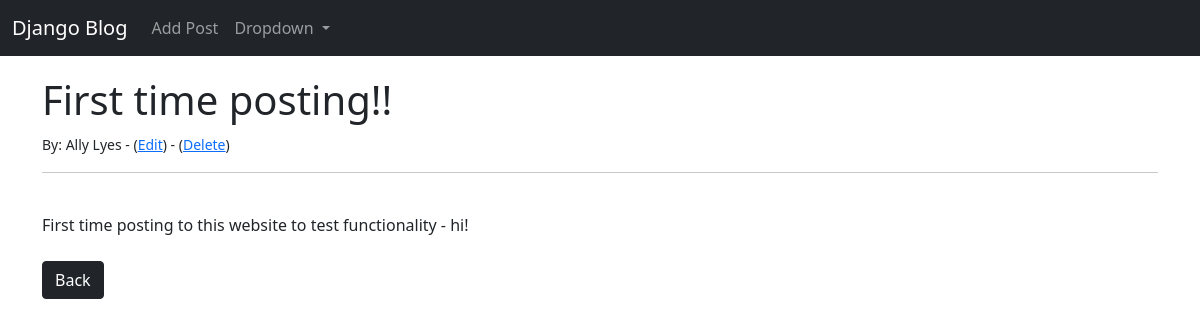
Before: /post/1 with the older database file.
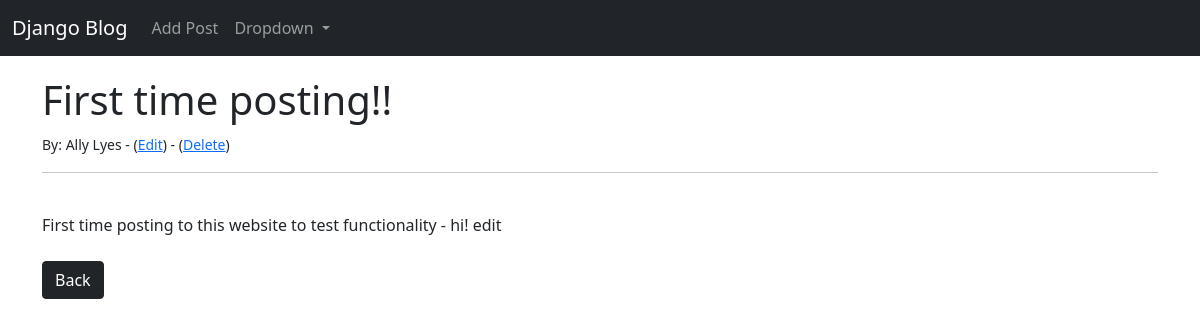
After: the same page with the newer database file.
### blog_files/models.py (models this page shows, shortened)
class Post(models.Model):
    title = models.CharField(max_length=255)
    title_tag = models.CharField(max_length=255)
    author = models.ForeignKey(User, on_delete=models.CASCADE)
    body = models.TextField()

### blog_files/views.py (the view)
# urls.py: path('post/<int:pk>', PostDetailView.as_view(), name='post-details'),
class PostDetailView(DetailView):
    model = Post
    template_name = 'article_details.html'

### blog_files/templates/article_details.html (shortened to what this page needs)
{% extends 'base.html' %}
{% block content %}
<h1>{{ post.title }}</h1>
<small>By: {{ post.author.first_name }} {{ post.author.last_name }} -
(<a href="{% url 'update_post' post.pk %}">Edit</a>) -
(<a href="{% url 'delete_post' post.pk %}">Delete</a>)</small>
<hr>
<br/>
{{ post.body }}
<br/><br/>
<a href="{% url 'home' %}" class="btn btn-dark">Back</a>
{% endblock %}

### blog_files/templates/base.html (shortened to what this page needs)
{% load static %}
<!doctype html>
<html lang="en">
  <head>
    <link rel="stylesheet"  href="{%  static  'css/mainstyle.css'  %}">
    <link href="https://cdn.jsdelivr.net/npm/bootstrap@5.0.0-beta2/dist/css/bootstrap.min.css" rel="stylesheet">
  </head>
  <body>
    {% include 'navbar.html' %}
    <div class="container">
        {% block content %}
        {% endblock %}
    </div>
  </body>
</html>

### blog_files/templates/navbar.html (shortened to what this page needs)
<nav class="navbar navbar-expand-lg navbar-dark bg-dark">
    <div class="container-fluid">
      <a class="navbar-brand" href="{% url 'home' %}">Django Blog</a>
      <div class="collapse navbar-collapse" id="navbarSupportedContent">
        <ul class="navbar-nav me-auto mb-2 mb-lg-0">
          <li class="nav-item">
            <a class="nav-link" href="{% url 'add_post' %}">Add Post</a>
          </li>
          <li class="nav-item dropdown">
            <a class="nav-link dropdown-toggle" href="#" id="navbarDropdown" role="button" data-bs-toggle="dropdown" aria-expanded="false">
              Dropdown
            </a>
          </li>
        </ul>
      </div>
    </div>
  </nav>

### blog_files/static/css/mainstyle.css (style rules this page uses)
.container { margin-top: 20px; }

Changed rows visible on the page:
changed Post "First time posting!!": body "First time posting to this website to test functionality - hi!" → "First time posting to this website to test functionality - hi! edit"
